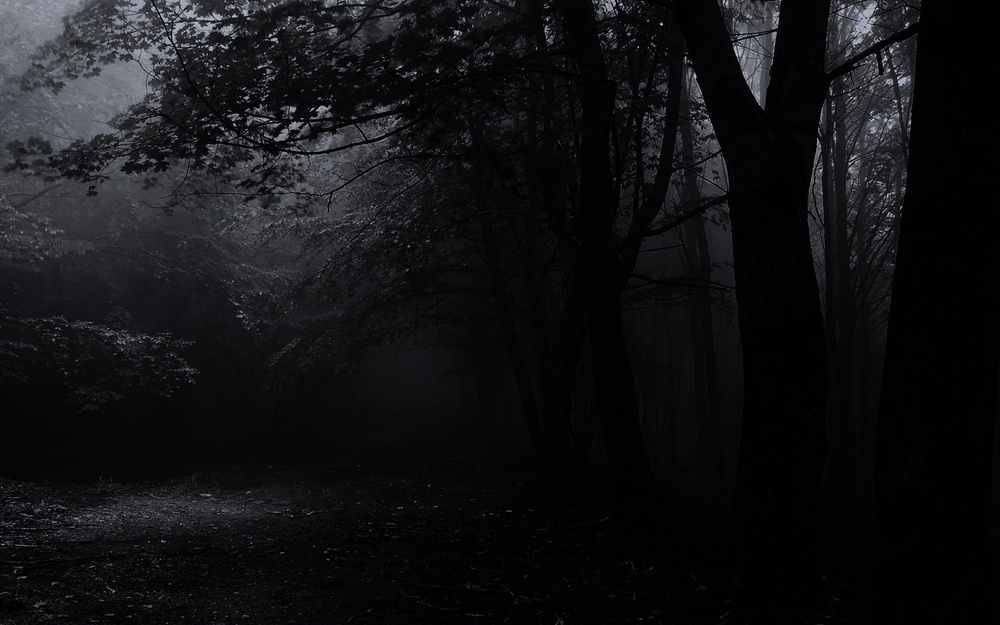
%> input picture matlab/lab6/test.jpg, 1000 x 625 px, shrunk from 2560 x 1600 before the run
$ octave p2.m   (GNU Octave 9; MATLAB toolbox functions it lacks are replaced by stand-ins)
%> lines starting %> are read from the running program, lines starting %| are printed output that depends on the picture
I=imread('test.jpg');
%> I is the input picture: size 625x1000x3 uint8; mean R, G, B 18.5, 18.9, 21.3
figure, imhist(I);
%> after `imhist(I)`:
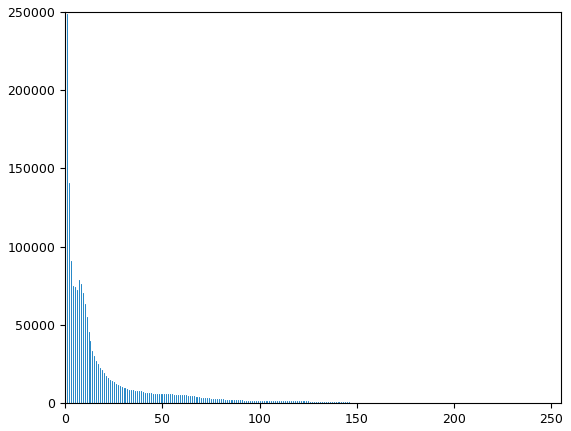
%> figure redrawn from the program's plot data; highest point at x = 1, y = 248495
Id=imadjust(I, [0 0.3], [0.1 1]);
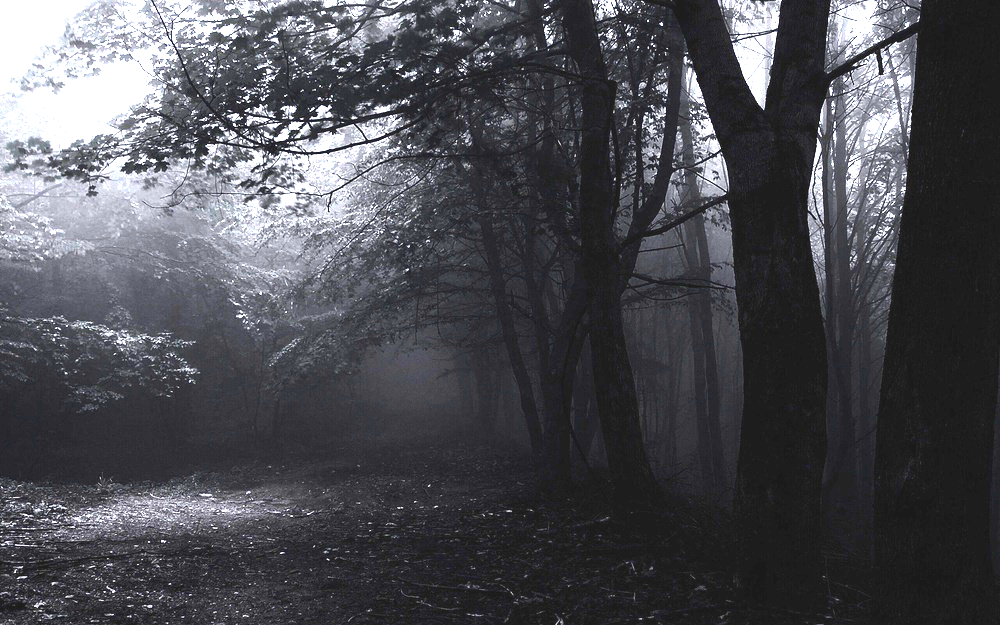
%> Id: size 625x1000x3 uint8; mean R, G, B 76.8, 77.8, 83.4

figure, imshow(Id);
figure, imhist(Id);
%> after `imhist(Id)`:
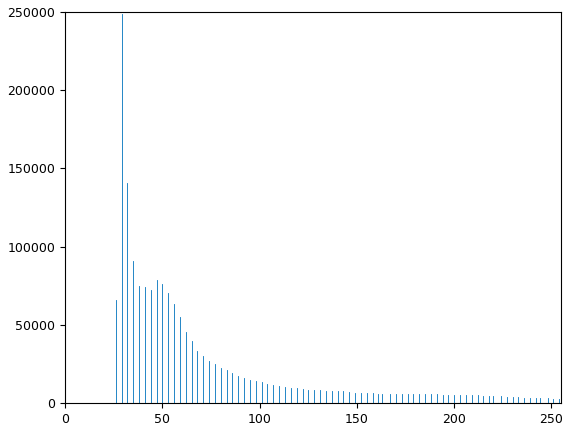
%> figure redrawn from the program's plot data; highest point at x = 29, y = 248495

$ run again, with matlab/lab6/13. Left.jpg copied over matlab/lab6/test.jpg
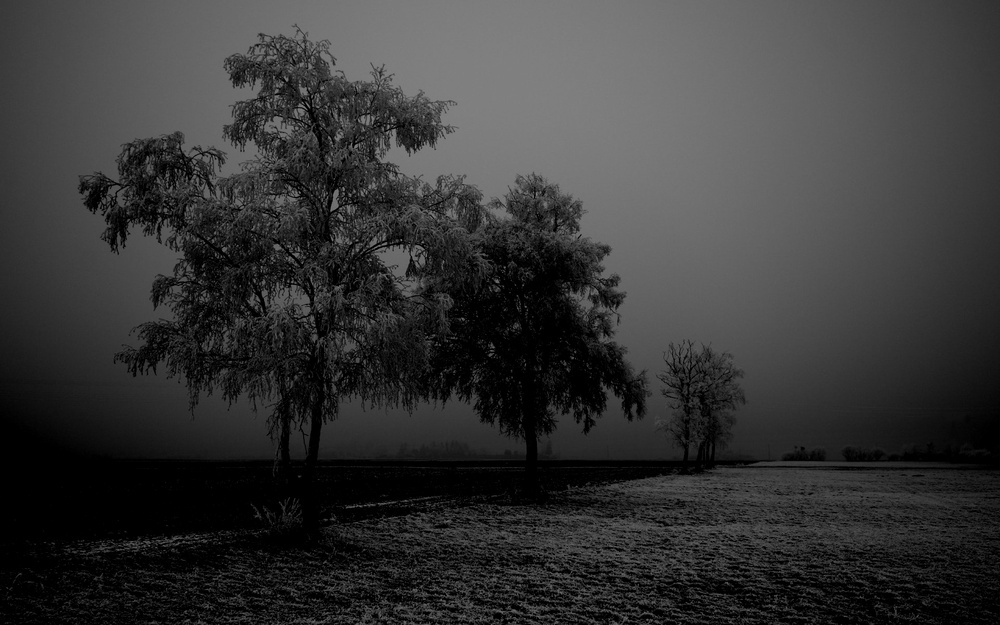
%> input picture matlab/lab6/13. Left.jpg, 1000 x 625 px, shrunk from 1920 x 1200 before the run
%> I is the input picture: size 625x1000x3 uint8; min 0, max 138, mean 54.2
%> `Id=imadjust(I, [0 0.3], [0.1 1]);`:
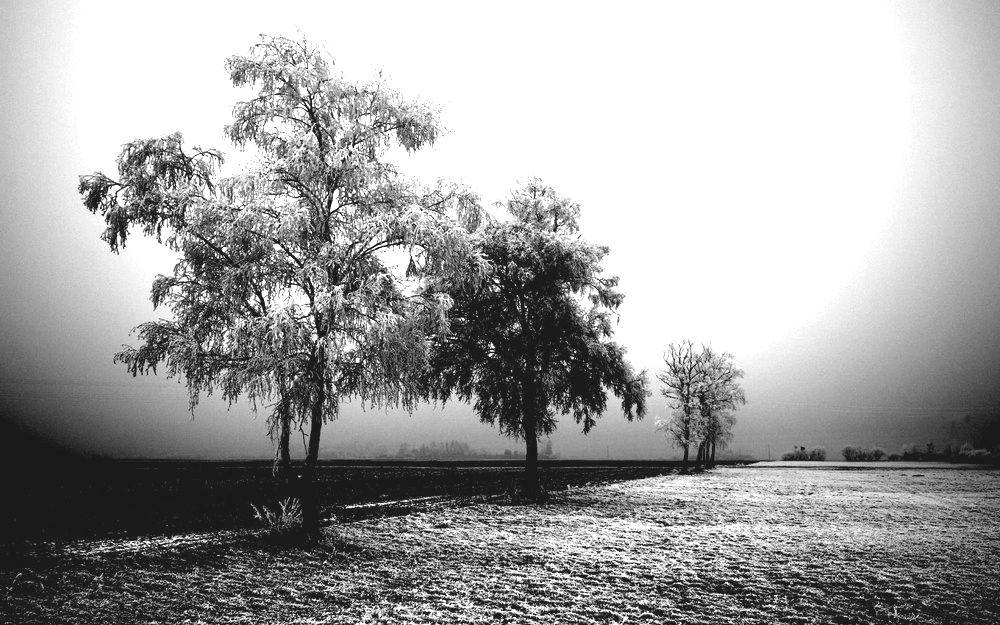
%> Id: size 625x1000x3 uint8; min 26, max 255, mean 163.8
%> `imhist(Id)`:
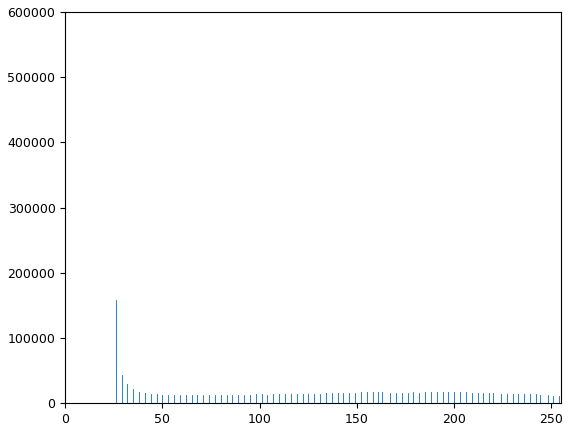
%> figure redrawn from the program's plot data; highest point at x = 255, y = 554484
